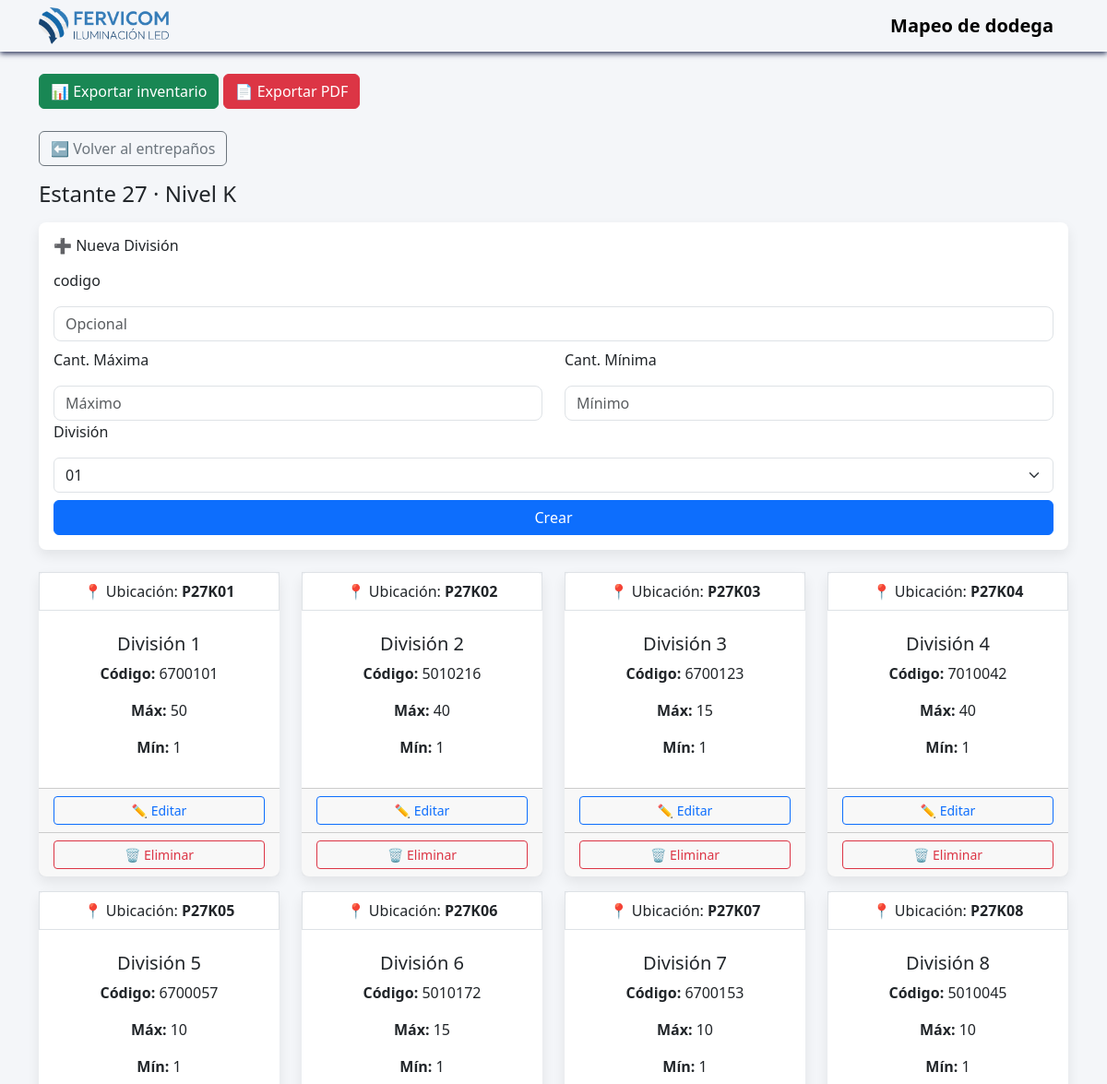
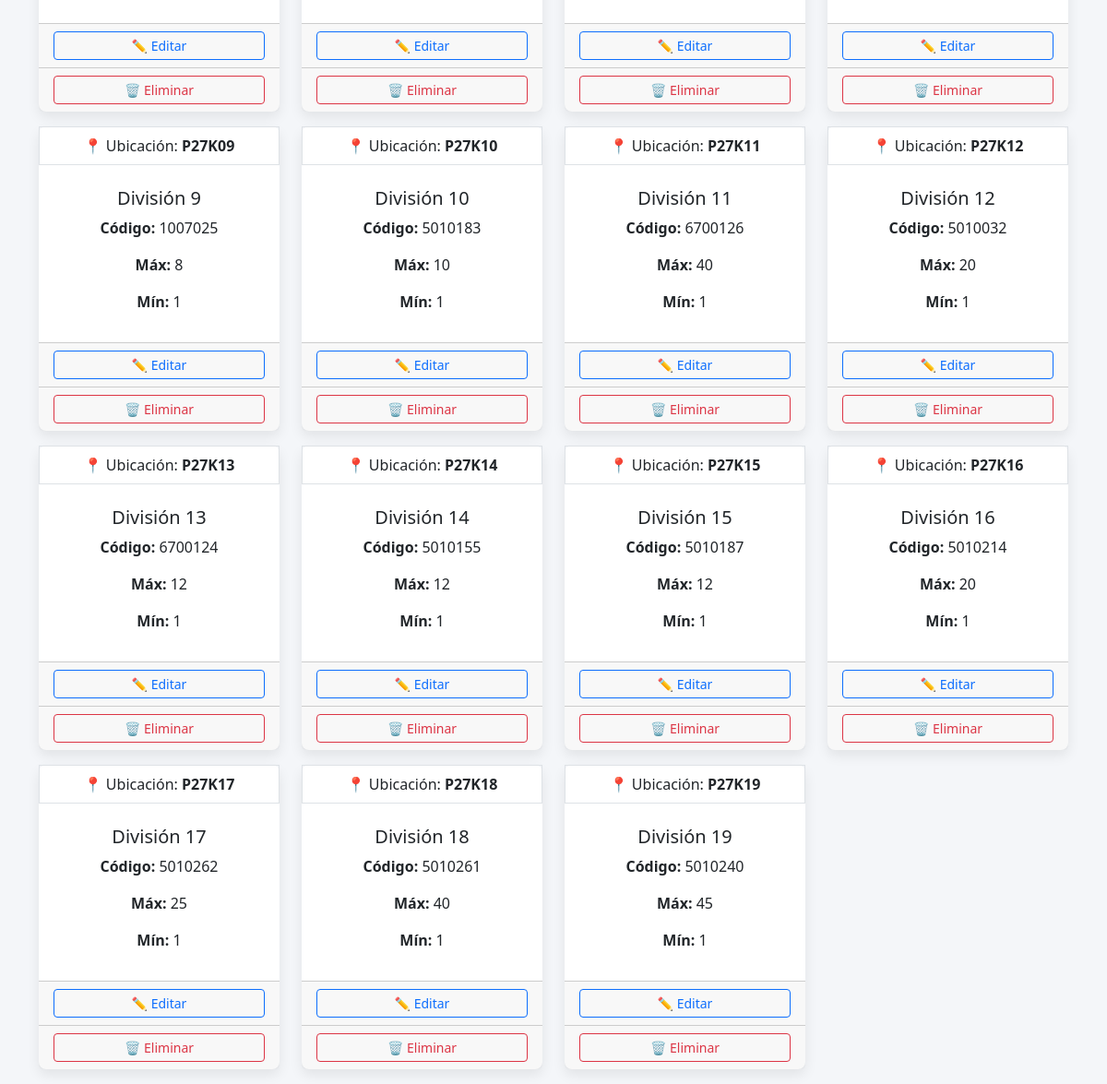
The page /entrepanos/10 on the database its author committed (2 pictures, top to bottom).
### models.py (models this page shows, shortened)
class Estante(db.Model):
    __tablename__ = "estante"
    id = db.Column(db.Integer, primary_key=True)
    nombre = db.Column(db.String(50), nullable=False, unique=True)
    tipo_estante = db.Column(db.String(1),nullable=False,server_default="P")
    entrepanos = db.relationship(
        "Entrepano",
        backref="estante",
        cascade="all, delete-orphan"
    )

class Entrepano(db.Model):
    __tablename__ = "entrepanos"
    id = db.Column(db.Integer, primary_key=True)
    nivel = db.Column(db.String(2), nullable=False)
    estante_id = db.Column(
        db.Integer,
        db.ForeignKey("estante.id"),
        nullable=False
    )
    items = db.relationship(
        "Item",
        backref="entrepano",
        cascade="all, delete-orphan"
    )

class Item(db.Model):
    __tablename__ = "items"
    id = db.Column(db.Integer, primary_key=True)
    codigo = db.Column(db.String(7), nullable=True, unique=True)
    division = db.Column(db.Integer, nullable=False)
    maximo = db.Column(db.Integer, nullable=False)
    minimo = db.Column(db.Integer, nullable=False)
    entrepano_id = db.Column(
        db.Integer,
        db.ForeignKey("entrepanos.id"),
        nullable=False
    )

### app.py (the view)
@app.route("/entrepanos/<int:entrepano_id>", methods=["GET", "POST"])
def detalle_entrepano(entrepano_id):
    entrepano = Entrepano.query.get_or_404(entrepano_id)
    items = (
        Item.query
        .filter_by(entrepano_id=entrepano.id)
        .order_by(Item.division)
        .all()
    )
    return render_template(
    "detalle-entrepano.html",
    entrepano=entrepano,
    items=items
    )

### app.py (called while the page is built)
def generar_ubicacion(item):
    return (
        f"{item.entrepano.estante.tipo_estante}"
        f"{item.entrepano.estante.nombre}"
        f"{item.entrepano.nivel}"
        f"{item.division:02d}"
    )

@app.context_processor
def utilidades():
    return dict(generar_ubicacion=generar_ubicacion)

### templates/detalle-entrepano.html (shortened to what this page needs)
{% extends "base.html" %}
{% block content %}
<a
    href="{{ url_for('detalle_estante', estante_id=entrepano.estante.id) }}"
    class="btn btn-outline-secondary mb-3"
>
    ⬅️ Volver al entrepaños
</a>
<h4 class="mb-3">
    Estante {{ entrepano.estante.nombre }} · Nivel {{ entrepano.nivel }}
</h4>
<form method="POST" class="card p-3 mb-4" action="{{ url_for('crear_item', entrepano_id=entrepano.id) }}">
    <h6 class="mb-3">➕ Nueva División</h6>
    <p>codigo</p>
    <input name="codigo"
        type="text"
        maxlength="7"
        oninput="this.value = this.value.replace(/[^0-9]/g, '')"
        inputmode="numeric" class="form-control mb-2" placeholder="Opcional">
    <div class="row">
        <div class="col">
            <p> Cant. Máxima</p>
            <input name="maximo" type="number" class="form-control" placeholder="Máximo" required>
        </div>
        <div class="col">
            <p>Cant. Mínima</p>
            <input name="minimo" type="number" class="form-control" placeholder="Mínimo" required>
        </div>
    </div>
    <div>
        <p>División</p>
    <select name="division" class="form-select" required>
    {% for i in range(1, 25) %}
        <option value="{{ i }}">{{ "%02d"|format(i) }}</option>
    {% endfor %}
    </select>
    </div>
    <button class="btn btn-primary mt-2">Crear</button>
</form>
<div class="row">
{% for item in items %}
<div class="col-md-3 col-6 mb-3">
    <div class="card h-100 text-center">
        <div class="border p-2 mb-2 text-center">
            📍 Ubicación:
            <strong>
                {{ generar_ubicacion(item) }}
            </strong>
        </div>
        <div class="card-body">
            <h5>División {{ item.division }}</h5>
            <p><b>Código:</b> {{ item.codigo }}</p>
            <p><b>Máx:</b> {{ item.maximo }}</p>
            <p><b>Mín:</b> {{ item.minimo }}</p>
        </div>
        <div class="card-footer d-flex gap-1">
            <a href="{{ url_for('editar_item', item_id=item.id) }}"
               class="btn btn-sm btn-outline-primary w-100">
                ✏️ Editar
            </a>
        </div>
        <div class="card-footer d-flex gap-1">
            <form method="POST"
                  action="{{ url_for('eliminar_item', item_id=item.id) }}"
                  class="w-100">
                <button class="btn btn-sm btn-outline-danger w-100">
                    🗑️ Eliminar
                </button>
            </form>
        </div>
    </div>
</div>
{% else %}
<p class="text-muted">No hay items aún.</p>
{% endfor %}
</div>
{% endblock %}

### static/css/styles.css (style rules this page uses)
body { background-color: #f4f6f9; font-family: "Segoe UI", system-ui, sans-serif; }
.card { border-radius: 8px; border: none; box-shadow: 0 6px 14px rgba(0,0,0,.08); transition: transform .2s ease, box-shadow .2s ease; }
.btn { min-width: 110px; }
.btn-sm { min-width: 100%; }
input, textarea { border-radius: 8px !important; }

### rows shown on the page
Estante: estante.nombre "27", tipo_estante+nombre "P27K01", tipo_estante+nombre "P27K02", tipo_estante+nombre "P27K03", tipo_estante+nombre "P27K04", tipo_estante+nombre "P27K05", tipo_estante+nombre "P27K06", tipo_estante+nombre "P27K07", tipo_estante+nombre "P27K08", tipo_estante+nombre "P27K09", tipo_estante+nombre "P27K10", tipo_estante+nombre "P27K11", tipo_estante+nombre "P27K12", tipo_estante+nombre "P27K13", tipo_estante+nombre "P27K14", tipo_estante+nombre "P27K15", tipo_estante+nombre "P27K16", tipo_estante+nombre "P27K17", tipo_estante+nombre "P27K18", tipo_estante+nombre "P27K19"
Entrepano: nivel "K"
Item: division "1", codigo "6700101", maximo "50", minimo "1"
Item: division "2", codigo "5010216", maximo "40", minimo "1"
Item: division "3", codigo "6700123", maximo "15", minimo "1"
Item: division "4", codigo "7010042", maximo "40", minimo "1"
Item: division "5", codigo "6700057", maximo "10", minimo "1"
Item: division "6", codigo "5010172", maximo "15", minimo "1"
Item: division "7", codigo "6700153", maximo "10", minimo "1"
Item: division "8", codigo "5010045", maximo "10", minimo "1"
Item: division "9", codigo "1007025", maximo "8", minimo "1"
Item: division "10", codigo "5010183", maximo "10", minimo "1"
Item: division "11", codigo "6700126", maximo "40", minimo "1"
Item: division "12", codigo "5010032", maximo "20", minimo "1"
Item: division "13", codigo "6700124", maximo "12", minimo "1"
Item: division "14", codigo "5010155", maximo "12", minimo "1"
Item: division "15", codigo "5010187", maximo "12", minimo "1"
Item: division "16", codigo "5010214", maximo "20", minimo "1"
Item: division "17", codigo "5010262", maximo "25", minimo "1"
Item: division "18", codigo "5010261", maximo "40", minimo "1"
Item: division "19", codigo "5010240", maximo "45", minimo "1"

### other values the page prints
form field division "01"
